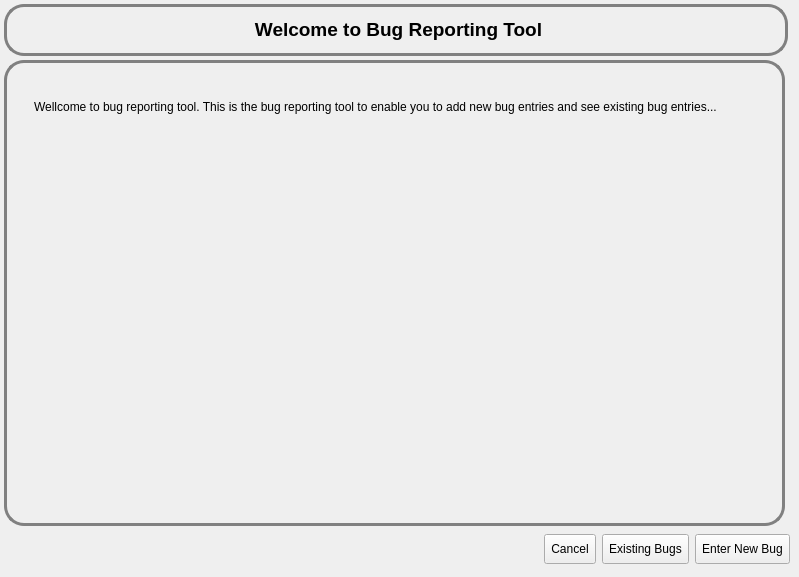
      <widget class="QWidget" name="page1">
       <widget class="QLabel" name="lblTitle_1">
        <property name="geometry">
         <rect>
          <x>4</x>
          <y>4</y>
          <width>784</width>
          <height>52</height>
         </rect>
        </property>
        <property name="sizePolicy">
         <sizepolicy hsizetype="Preferred" vsizetype="Fixed">
          <horstretch>0</horstretch>
          <verstretch>0</verstretch>
         </sizepolicy>
        </property>
        <property name="minimumSize">
         <size>
          <width>0</width>
          <height>50</height>
         </size>
        </property>
        <property name="font">
         <font>
          <pointsize>14</pointsize>
          <weight>75</weight>
          <bold>true</bold>
         </font>
        </property>
        <property name="styleSheet">
         <string notr="true">#lblTitle_1{
border: 3px solid gray;
border-radius: 20px;
}</string>
        </property>
        <property name="frameShape">
         <enum>QFrame::StyledPanel</enum>
        </property>
        <property name="frameShadow">
         <enum>QFrame::Raised</enum>
        </property>
        <property name="text">
         <string>&lt;!DOCTYPE HTML PUBLIC &quot;-//W3C//DTD HTML 4.0//EN&quot; &quot;http://www.w3.org/TR/REC-html40/strict.dtd&quot;&gt;
&lt;html&gt;&lt;head&gt;&lt;meta name=&quot;qrichtext&quot; content=&quot;1&quot; /&gt;&lt;style type=&quot;text/css&quot;&gt;
p, li { white-space: pre-wrap; }
&lt;/style&gt;&lt;/head&gt;&lt;body style=&quot; font-family:'Sans Serif'; font-size:14pt; font-weight:600; font-style:normal;&quot;&gt;
&lt;p align=&quot;center&quot; style=&quot; margin-top:0px; margin-bottom:0px; margin-left:0px; margin-right:0px; -qt-block-indent:0; text-indent:0px;&quot;&gt;Welcome to Bug Reporting Tool&lt;/p&gt;&lt;/body&gt;&lt;/html&gt;</string>
        </property>
        <property name="scaledContents">
         <bool>false</bool>
        </property>
        <property name="wordWrap">
         <bool>true</bool>
        </property>
       </widget>
       <widget class="QFrame" name="frameDetails_1">
        <property name="geometry">
         <rect>
          <x>4</x>
          <y>60</y>
          <width>781</width>
          <height>466</height>
         </rect>
        </property>
        <property name="styleSheet">
         <string notr="true">#frameDetails_1{
border: 3px solid gray;
border-radius: 20px;
}</string>
        </property>
        <widget class="QLabel" name="lblProduct_16">
         <property name="geometry">
          <rect>
           <x>30</x>
           <y>40</y>
           <width>721</width>
           <height>381</height>
          </rect>
         </property>
         <property name="text">
          <string>Wellcome to bug reporting tool. This is the bug reporting tool to enable you to add new bug entries and see existing bug entries...</string>
         </property>
         <property name="alignment">
          <set>Qt::AlignLeading|Qt::AlignLeft|Qt::AlignTop</set>
         </property>
         <property name="wordWrap">
          <bool>true</bool>
         </property>
        </widget>
       </widget>
       <widget class="QWidget" name="widget_3" native="true">
        <property name="geometry">
         <rect>
          <x>0</x>
          <y>530</y>
          <width>790</width>
          <height>38</height>
         </rect>
        </property>
        <layout class="QHBoxLayout" name="horizontalLayout_5">
         <item>
          <spacer name="horizontalSpacer_5">
           <property name="orientation">
            <enum>Qt::Horizontal</enum>
           </property>
           <property name="sizeHint" stdset="0">
            <size>
             <width>40</width>
             <height>20</height>
            </size>
           </property>
          </spacer>
         </item>
         <item>
          <widget class="QToolButton" name="btnCancel_1">
           <property name="minimumSize">
            <size>
             <width>0</width>
             <height>30</height>
            </size>
           </property>
           <property name="text">
            <string>Cancel</string>
           </property>
          </widget>
         </item>
         <item>
          <widget class="QToolButton" name="btnExistingBugs">
           <property name="minimumSize">
            <size>
             <width>0</width>
             <height>30</height>
            </size>
           </property>
           <property name="text">
            <string>Existing Bugs</string>
           </property>
          </widget>
         </item>
         <item>
          <widget class="QToolButton" name="btnNewBug">
           <property name="minimumSize">
            <size>
             <width>0</width>
             <height>30</height>
            </size>
           </property>
           <property name="styleSheet">
            <string notr="true"/>
           </property>
           <property name="text">
            <string>Enter New Bug</string>
           </property>
          </widget>
         </item>
        </layout>
       </widget>
      </widget>
